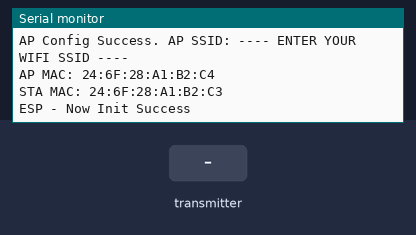
Bench run of a program on a simulated ESP32-C3. Parts: the last lines printed to the serial monitor. The inputs (shaded band) are chosen by the test bench. WiFi joins after 1.5 s; servers stay silent unless stated.

Above: at 4.0 s.
4.1 s: the transmitter starts sending unit = 0
At 4.42 s:
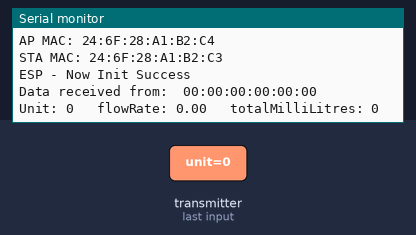
5.6 s: the transmitter starts sending flowRate = 25
At 5.92 s:
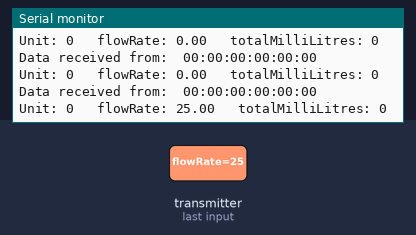
7.1 s: the transmitter starts sending totalMilliLitres = 1024
At 7.42 s:
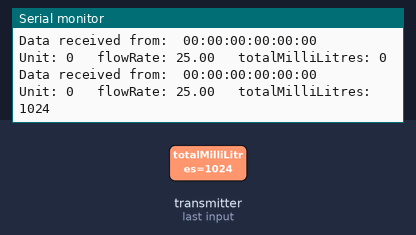
8.6 s: the transmitter starts sending unit = 1024
At 8.92 s:
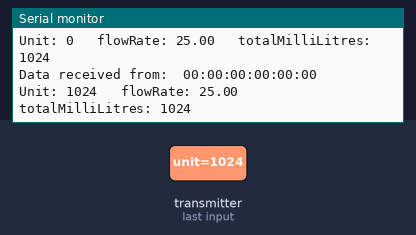
10.1 s: the transmitter starts sending flowRate = 0
At 10.42 s:
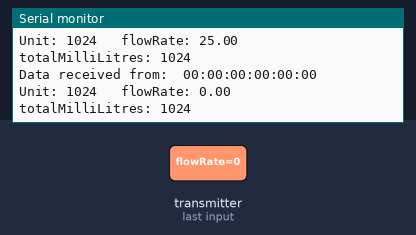
11.6 s: the transmitter starts sending totalMilliLitres = 0
At 11.92 s:
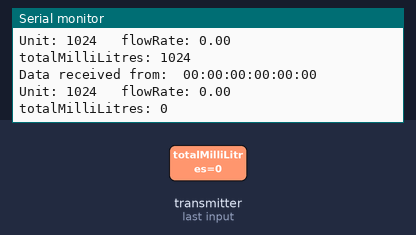

Measured:
- after the input at 4.1 s, the serial monitor: prints a new line at once (image 1)
- after the input at 5.6 s, the serial monitor: prints a new line at once (image 2)
- after the input at 7.1 s, the serial monitor: prints a new line at once (image 3)
- after the input at 8.6 s, the serial monitor: prints a new line at once (image 4)
- after the input at 10.1 s, the serial monitor: prints a new line at once (image 5)
- after the input at 11.6 s, the serial monitor: prints a new line at once (image 6)

The program:

main.cpp
```cpp
#include <Arduino.h>
//  CREDITS:
// This code is modified based on the code by:
// - Jonas Byström @ https://github.com/jonasbystrom/ESP-Now-Sensor-system-with-WiFi/blob/main/espnow_sensor/espnow_sensor.ino

// ------------------------------------------------------------------------------------------
// CONFIG VARIABLES THAT NEED TO BE EDITED
// ------------------------------------------------------------------------------------------
// ESP-NOW SYSTEM CONFIGS - Gateway_Mac
// ESP-NOW GATEWAY CONFIGS - SOFTAP_SSID, SOFTAP_PASS, UNITS
// SETUP FOR BLYNK - BLYNK_AUTH_TOKEN

// ------------------------------------------------------------------------------------------
// ESP-NOW SYSTEM CONFIGS
// ------------------------------------------------------------------------------------------
#include <esp_now.h>
#include <esp_wifi.h>
#include <WiFi.h>
#include <WiFiMulti.h>
// This is the MAC address to be installed (sensors shall then send to this MAC address)
uint8_t GatewayMac[] = {0x58, 0xCF, 0x79, 0xE4, 0x4E, 0x60};

// ESP-Now message format. Sensor data is transmitted using this struct.
typedef struct sensor_data_t
{           // Sensor data format for sending on ESP-Now to Gateway
  int unit; // Unit no to identy which sensor is sending
  float flowRate;
  int totalMilliLitres;
  unsigned long updated; // Epoch time when received by Gateway. Set by gateway/receiver. (Not used by sensor, but part of struct for convenience reasons.)
} sensor_data_t;

// ------------------------------------------------------------------------------------------
// ESP-NOW GATEWAY CONFIGS
// ------------------------------------------------------------------------------------------
// Router WiFi Credentials (runnning on 2.4GHz and Channel=1)
// ****if using hotspot (go to settings) -> configure -> advanced -> broadcast channel -> 1 **** //
#define SOFTAP_SSID "---- ENTER YOUR WIFI SSID ----"
#define SOFTAP_PASS "---- ENTER YOUR WIFI PASSWORD ----"

#define UNITS 1 // No of esp-now sensor units supported to receive from. ESP-Now has a maximum of 20

// ------------------------------------------------------------------------------------------
// SETUP FOR BLYNK
// ------------------------------------------------------------------------------------------
#include <BlynkSimpleEsp32.h>
#define BLYNK_TEMPLATE_ID "TMPL6l7fxKSS1"
#define BLYNK_TEMPLATE_NAME "HydroMind"
#define BLYNK_AUTH_TOKEN "1SPrH3zBG9UokY7ost1UdVTryrrIS5C_"
#define BLYNK_PRINT Serial
#define VPIN_totalFlow_ml V4

// ------------------------------------------------------------------------------------------
// GLOBALS
// ------------------------------------------------------------------------------------------
WiFiMulti wifiMulti;

sensor_data_t bufSensorData;         // buffer for incoming data
sensor_data_t sensorData[UNITS + 1]; // buffer for all sensor data

// ------------------------------------------------------------------------------------------
// ESP-NOW functions
// ------------------------------------------------------------------------------------------

void OnDataRecv(const uint8_t *mac_addr, const uint8_t *data, int data_len)
{
  char macStr[24];
  snprintf(macStr, sizeof(macStr), " %02x:%02x:%02x:%02x:%02x:%02x",
           mac_addr[0], mac_addr[1], mac_addr[2], mac_addr[3], mac_addr[4], mac_addr[5]);
  Serial.print("\nData received from: ");
  Serial.println(macStr);
  memcpy(&bufSensorData, data, sizeof(bufSensorData));

  // Print data
  Serial.println("");
  Serial.print("Unit: ");
  Serial.print(bufSensorData.unit);
  Serial.print("   flowRate: ");
  Serial.print(bufSensorData.flowRate);
  Serial.print("   totalMilliLitres: ");
  Serial.print(bufSensorData.totalMilliLitres);
  Serial.println("");

  // Store data
  int i = bufSensorData.unit;
  if ((i >= 1) && (i <= UNITS))
  {
    memcpy(&sensorData[i], data, sizeof(bufSensorData));
  };
}

// ------------------------------------------------------------------------------------
void setup()
// ------------------------------------------------------------------------------------
{ // Init Serial
  Serial.begin(115200);

  // Connect to WiFi ------------------------------
  Serial.print("Connecting to WiFi ");

  // Set device in AP mode to begin with
  WiFi.mode(WIFI_AP_STA); // AP _and_ STA is required (!IMPORTANT)

  wifiMulti.addAP(SOFTAP_SSID, SOFTAP_PASS); // I use wifiMulti ... just by habit, i guess ....
  while (wifiMulti.run() != WL_CONNECTED)
  {
    delay(500);
    Serial.print(".");
  }

  // Come here - we are connected
  Serial.println(" Done");

  // Print WiFi data
  Serial.println("Set as AP_STA station.");
  Serial.print("SSID: ");
  Serial.println(WiFi.SSID());
  Serial.print("Channel: ");
  Serial.println(WiFi.channel());
  Serial.print("IP address: ");
  Serial.println(WiFi.localIP());
  delay(1000);

  // Initialize ESP-Now ---------------------------

  // Config gateway AP - set SSID and channel
  int channel = WiFi.channel();
  if (WiFi.softAP(SOFTAP_SSID, SOFTAP_PASS, channel, 1))
  {
    Serial.println("AP Config Success. AP SSID: " + String(SOFTAP_SSID));
  }
  else
  {
    Serial.println("AP Config failed.");
  }

  // Print MAC addresses
  Serial.print("AP MAC: ");
  Serial.println(WiFi.softAPmacAddress());
  Serial.print("STA MAC: ");
  Serial.println(WiFi.macAddress());

// Init ESP-Now
#define ESPNOW_SUCCESS ESP_OK

  if (esp_now_init() == ESPNOW_SUCCESS)
  {
    Serial.println("ESP - Now Init Success");
  }
  else
  {
    Serial.println("ESP - Now Init Failed");
    ESP.restart(); // just restart if we cant init ESP-Now
  }

  // ESP-Now is now initialized. Register a callback fcn for when data is received
  esp_now_register_recv_cb(OnDataRecv);

  // Start BLYNK
  Blynk.begin(BLYNK_AUTH_TOKEN, SOFTAP_SSID, SOFTAP_PASS);

}

// ------------------------------------------------------------------------------------
void loop()
// ------------------------------------------------------------------------------------
{
  Blynk.run();
  double totalLitres = bufSensorData.totalMilliLitres / 1000.0;
  Blynk.virtualWrite(V4, totalLitres);
  Blynk.virtualWrite(V5, totalLitres);
}
```
